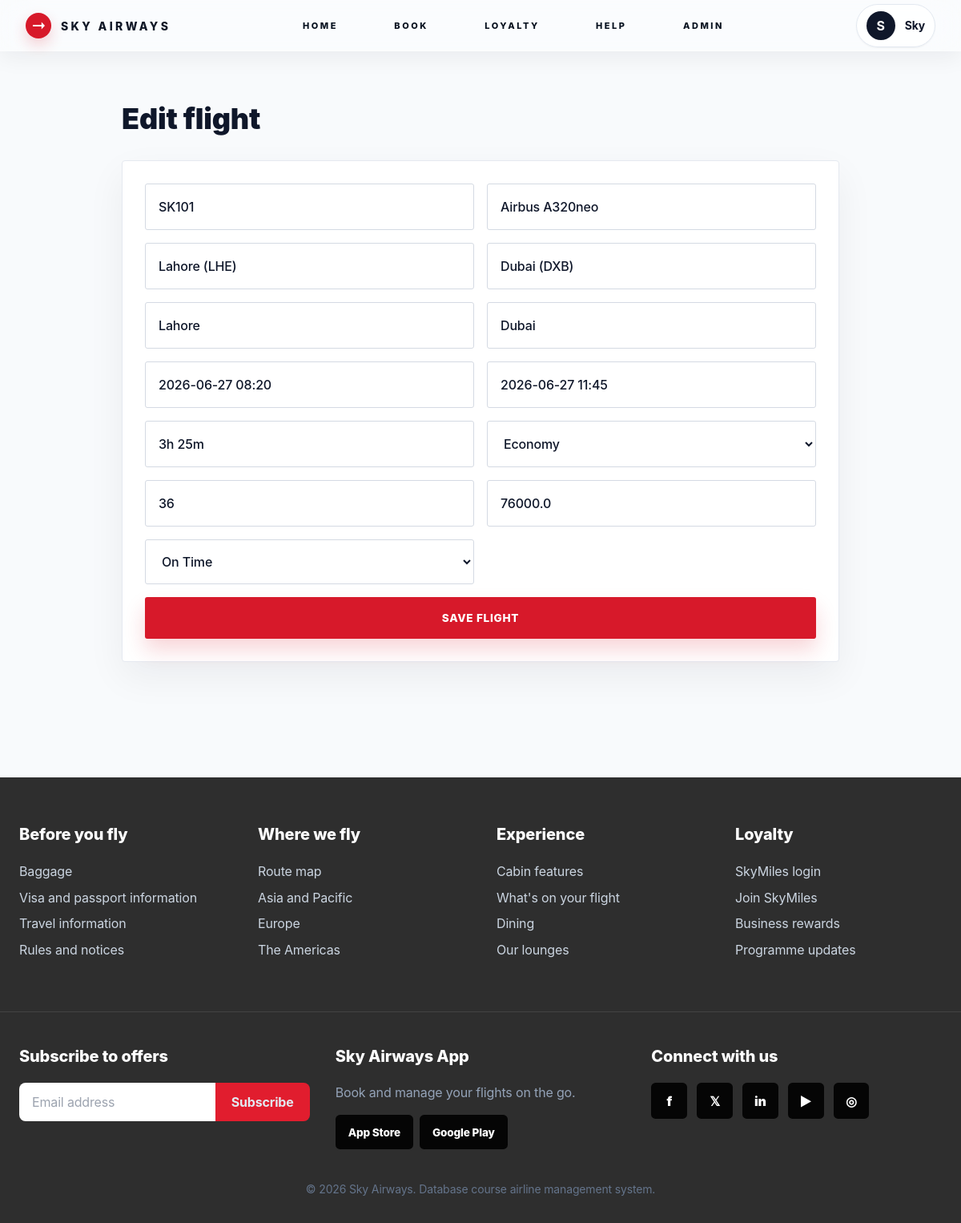
/admin/flights/1/edit (signed in), run on the app's committed database.
### tables this page shows
CREATE TABLE users (
            id INTEGER PRIMARY KEY AUTOINCREMENT,
            full_name TEXT NOT NULL,
            username TEXT UNIQUE NOT NULL,
            email TEXT UNIQUE NOT NULL,
            phone TEXT,
            password_hash TEXT NOT NULL,
            country TEXT,
            date_of_birth TEXT,
            gender TEXT,
            role TEXT DEFAULT 'user',
            created_at TEXT DEFAULT CURRENT_TIMESTAMP
        );

CREATE TABLE flights (
            id INTEGER PRIMARY KEY AUTOINCREMENT,
            flight_number TEXT UNIQUE NOT NULL,
            departure_airport TEXT NOT NULL,
            arrival_airport TEXT NOT NULL,
            departure_city TEXT NOT NULL,
            arrival_city TEXT NOT NULL,
            departure_time TEXT NOT NULL,
            arrival_time TEXT NOT NULL,
            duration TEXT NOT NULL,
            aircraft_type TEXT NOT NULL,
            cabin_class TEXT NOT NULL,
            total_seats INTEGER NOT NULL,
            available_seats INTEGER NOT NULL,
            fare REAL NOT NULL,
            status TEXT DEFAULT 'On Time'
        );

### app.py (the view, shortened to what this page needs)
@app.route("/admin/flights/<int:flight_id>/edit", methods=["GET", "POST"])
@admin_required
def admin_edit_flight(flight_id):
    flight = query("SELECT * FROM flights WHERE id=?", (flight_id,), one=True)
    return render_template("admin_flight_form.html", flight=flight)

### app.py (called while the page is built)
def get_db():
    if "db" not in g:
        g.db = sqlite3.connect(DB_PATH)
        g.db.row_factory = sqlite3.Row
    return g.db

def query(sql, args=(), one=False):
    cur = get_db().execute(sql, args)
    rows = cur.fetchall()
    cur.close()
    return (rows[0] if rows else None) if one else rows

def current_user():
    if session.get("user_id"):
        return query("SELECT * FROM users WHERE id = ?", (session["user_id"],), one=True)
    return None

@app.context_processor
def inject_globals():
    return {"user": current_user(), "airports": AIRPORTS, "now": datetime.now()}

def admin_required(view):
    @wraps(view)
    def wrapped(*args, **kwargs):
        user = current_user()
        if not user or user["role"] != "admin":
            flash("Admin access is required.", "error")
            return redirect(url_for("login", next=request.path))
        return view(*args, **kwargs)
    return wrapped

@app.before_request
def ensure_db():
    init_db()

### templates/admin_flight_form.html (shortened to what this page needs)
{% extends 'base.html' %}
{% block content %}
<section class="py-16 px-6 bg-slate-50"><div class="max-w-4xl mx-auto"><h1 class="text-4xl font-black">{{ 'Edit' if flight else 'Add' }} flight</h1><form method="post" class="premium-card p-7 mt-8 grid md:grid-cols-2 gap-4"><input class="form-field" name="flight_number" placeholder="Flight number" value="{{ flight.flight_number if flight else '' }}" required><input class="form-field" name="aircraft_type" placeholder="Aircraft type" value="{{ flight.aircraft_type if flight else 'Airbus A320neo' }}" required><input class="form-field" name="departure_airport" placeholder="Departure airport" value="{{ flight.departure_airport if flight else 'Lahore (LHE)' }}" required><input class="form-field" name="arrival_airport" placeholder="Arrival airport" value="{{ flight.arrival_airport if flight else 'Dubai (DXB)' }}" required><input class="form-field" name="departure_city" placeholder="Departure city" value="{{ flight.departure_city if flight else 'Lahore' }}" required><input class="form-field" name="arrival_city" placeholder="Arrival city" value="{{ flight.arrival_city if flight else 'Dubai' }}" required><input class="form-field" name="departure_time" placeholder="2026-07-01 09:00" value="{{ flight.departure_time if flight else '' }}" required><input class="form-field" name="arrival_time" placeholder="2026-07-01 12:30" value="{{ flight.arrival_time if flight else '' }}" required><input class="form-field" name="duration" placeholder="3h 30m" value="{{ flight.duration if flight else '3h 30m' }}" required><select class="form-field" name="cabin_class"><option>Economy</option><option>Premium Economy</option><option>Business</option><option>First Class</option></select><input class="form-field" name="total_seats" placeholder="Total seats" value="{{ flight.total_seats if flight else '36' }}"><input class="form-field" name="fare" placeholder="Fare" value="{{ flight.fare if flight else '75000' }}" required><select class="form-field" name="status"><option>On Time</option><option>Boarding</option><option>Delayed</option><option>Departed</option><option>Arrived</option></select><button class="btn-primary md:col-span-2">Save flight</button></form></div></section>
{% endblock %}

### templates/base.html (shortened to what this page needs)
<!doctype html>
<html lang="en" class="scroll-smooth">
<head>
  <script src="https://cdn.tailwindcss.com"></script>
  <link rel="stylesheet" href="{{ url_for('static', filename='css/app.css') }}">
</head>
<body class="font-display bg-slate-50 text-slate-900 min-h-screen">
  <nav class="site-nav fixed top-0 left-0 right-0 z-50">
    <div class="max-w-7xl mx-auto px-4 sm:px-6 lg:px-8 h-[64px] flex items-center justify-between">
      <a href="{{ url_for('home') }}" class="flex items-center gap-3 group">
        <span class="logo-mark group-hover:scale-105 transition"></span>
        <span class="brand-text">SKY AIRWAYS</span>
      </a>
      <div class="hidden md:flex items-center gap-10">
        <a class="nav-link" href="{{ url_for('home') }}">Home</a>
        <a class="nav-link" href="{{ url_for('book') }}">Book</a>
        <a class="nav-link" href="{{ url_for('loyalty') }}">Loyalty</a>
        <a class="nav-link" href="{{ url_for('help_page') }}">Help</a>
        {% if user and user.role == 'admin' %}<a class="nav-link" href="{{ url_for('admin_dashboard') }}">Admin</a>{% endif %}
      </div>
      <div class="flex items-center gap-3">
        {% if user %}
        <div class="relative group">
          <button class="flex items-center gap-3 rounded-full bg-white/80 border border-slate-200 px-3 py-2 shadow-sm hover:shadow-md transition">
            <span class="h-9 w-9 rounded-full bg-skybrand text-white grid place-items-center font-bold">{{ user.full_name[0] }}</span>
            <span class="hidden sm:block text-sm font-bold">{{ user.full_name.split()[0] }}</span>
          </button>
        </div>
        {% else %}
        <a href="{{ url_for('login') }}" class="hidden sm:inline-flex rounded-[3px] bg-skybrand text-white px-5 py-2.5 text-[11px] font-black tracking-widest uppercase hover:bg-accent transition shadow-md">Login / Sign Up</a>
        {% endif %}
      </div>
    </div>
  </nav>
  <main class="pt-[64px]">
    {% block content %}{% endblock %}
  </main>
  <footer class="bg-[#2e2e2e] text-slate-200 mt-20">
    <div class="max-w-7xl mx-auto px-6 py-14 grid md:grid-cols-4 gap-10 border-b border-white/10">
      <div><h3 class="footer-title">Before you fly</h3><p class="footer-link">Baggage</p><p class="footer-link">Visa and passport information</p><p class="footer-link">Travel information</p><p class="footer-link">Rules and notices</p></div>
      <div><h3 class="footer-title">Where we fly</h3><p class="footer-link">Route map</p><p class="footer-link">Asia and Pacific</p><p class="footer-link">Europe</p><p class="footer-link">The Americas</p></div>
      <div><h3 class="footer-title">Experience</h3><p class="footer-link">Cabin features</p><p class="footer-link">What's on your flight</p><p class="footer-link">Dining</p><p class="footer-link">Our lounges</p></div>
      <div><h3 class="footer-title">Loyalty</h3><p class="footer-link">SkyMiles login</p><p class="footer-link">Join SkyMiles</p><p class="footer-link">Business rewards</p><p class="footer-link">Programme updates</p></div>
    </div>
    <div class="max-w-7xl mx-auto px-6 py-10 grid md:grid-cols-3 gap-8">
      <div><h3 class="footer-title">Subscribe to offers</h3><div class="mt-4 flex"><input class="px-4 py-3 rounded-l-lg text-slate-900 w-full" placeholder="Email address"><button class="px-5 bg-accent rounded-r-lg font-bold">Subscribe</button></div></div>
      <div><h3 class="footer-title">Sky Airways App</h3><p class="text-slate-400 mt-3">Book and manage your flights on the go.</p><div class="mt-4 flex gap-2"><span class="app-badge">App Store</span><span class="app-badge">Google Play</span></div></div>
      <div><h3 class="footer-title">Connect with us</h3><div class="mt-4 flex gap-3"><span class="social">f</span><span class="social">𝕏</span><span class="social">in</span><span class="social">▶</span><span class="social">◎</span></div></div>
    </div>
    <p class="text-center text-slate-500 text-sm pb-8">© {{ now.year }} Sky Airways. Database course airline management system.</p>
  </footer>
</body>
</html>

### static/css/app.css (style rules this page uses)
:root { --navy:#07111f; --ink:#101624; --muted:#667085; --accent:#d7192a; --sky:#dff4ff; --line:#e6eaf0; }
* { box-sizing:border-box; }
html, body { font-family:'Manrope',ui-sans-serif,system-ui,-apple-system,BlinkMacSystemFont,'Segoe UI',sans-serif; color:var(--ink); background:#f6f8fb; }
body { letter-spacing:-.01em; }
.site-nav { height:64px; background:rgba(255,255,255,.34); backdrop-filter:blur(18px) saturate(140%); -webkit-backdrop-filter:blur(18px) saturate(140%); border-bottom:1px solid rgba(255,255,255,.38); box-shadow:0 8px 28px rgba(15,23,42,.06); }
.logo-mark { height:32px; width:32px; border-radius:50%; background:var(--accent); position:relative; box-shadow:0 8px 18px rgba(215,25,42,.20); }
.logo-mark:before { content:""; position:absolute; inset:9px 8px 9px 9px; background:#fff; clip-path:polygon(0 43%,72% 43%,72% 18%,100% 50%,72% 82%,72% 57%,0 57%); }
.brand-text { font-size:14px; letter-spacing:.24em; font-weight:800; color:#111827; }
.nav-link { position:relative; padding:.55rem .95rem; color:#07111f; transition:all .25s ease; font-size:11px; letter-spacing:.23em; font-weight:800; text-transform:uppercase; border-radius:10px; text-shadow:0 1px 10px rgba(255,255,255,.45); }
.nav-link:after { display:none; }
.btn-primary { display:inline-flex; align-items:center; justify-content:center; gap:.6rem; border-radius:3px; background:var(--accent); color:white; font-weight:800; padding:1rem 1.35rem; box-shadow:0 14px 26px rgba(215,25,42,.18); transition:.2s; text-transform:uppercase; letter-spacing:.05em; font-size:.85rem; }
.form-field { width:100%; border:1px solid #d4dae3; background:rgba(255,255,255,.94); border-radius:3px; padding:1rem 1rem; outline:none; transition:.2s; font-weight:500; min-height:54px; }
.premium-card { background:white; border:1px solid #e5e9f0; border-radius:4px; box-shadow:0 18px 48px rgba(15,23,42,.06); transition:.22s; }
.footer-title { font-weight:800; font-size:1.25rem; color:white; margin-bottom:1.15rem; }
.footer-link { color:#cbd5e1; margin:.55rem 0; }
.app-badge { background:#050505; color:white; padding:.7rem 1rem; border-radius:.35rem; font-weight:800; font-size:.85rem; }
.social { background:#050505; color:white; height:2.8rem; width:2.8rem; border-radius:.35rem; display:grid; place-items:center; font-weight:900; }

### data on the page
users: full_name "S", full_name "Sky"
flights: flight_number "SK101", aircraft_type "Airbus A320neo", departure_airport "Lahore (LHE)", arrival_airport "Dubai (DXB)", departure_city "Lahore", arrival_city "Dubai", departure_time "2026-06-27 08:20", arrival_time "2026-06-27 11:45", duration "3h 25m", total_seats "36", fare "76000.0"

### other printed values
{{ 'Edit' if flight else 'Add' }} "Edit"
